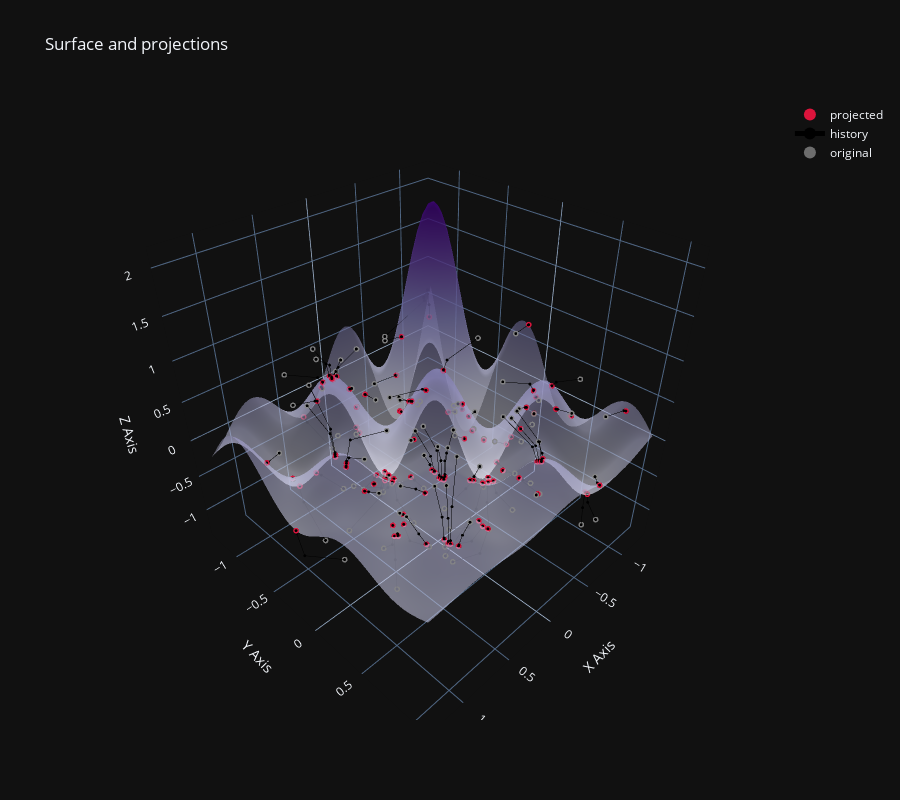

The cell this chart's notebook holds for it:
### Code cell
def f_shubert(v):
    """
    Shubert function. Input: array of shape (2,)
    Use vmap externally for batching.
    """
    x1, x2 = v
    total1 = 0.0
    total2 = 0.0
    for j in range(1, 6):
        total1 += j * jnp.cos((j + 1) * x1 + j)
        total2 += j * jnp.cos((j + 1) * x2 + j)
    return total1 * total2 / 100

plot_3d_projection(X, f_shubert, round_cutoff=None, solver_builder=make_solver, plot_history=True, n_iterations=20)
